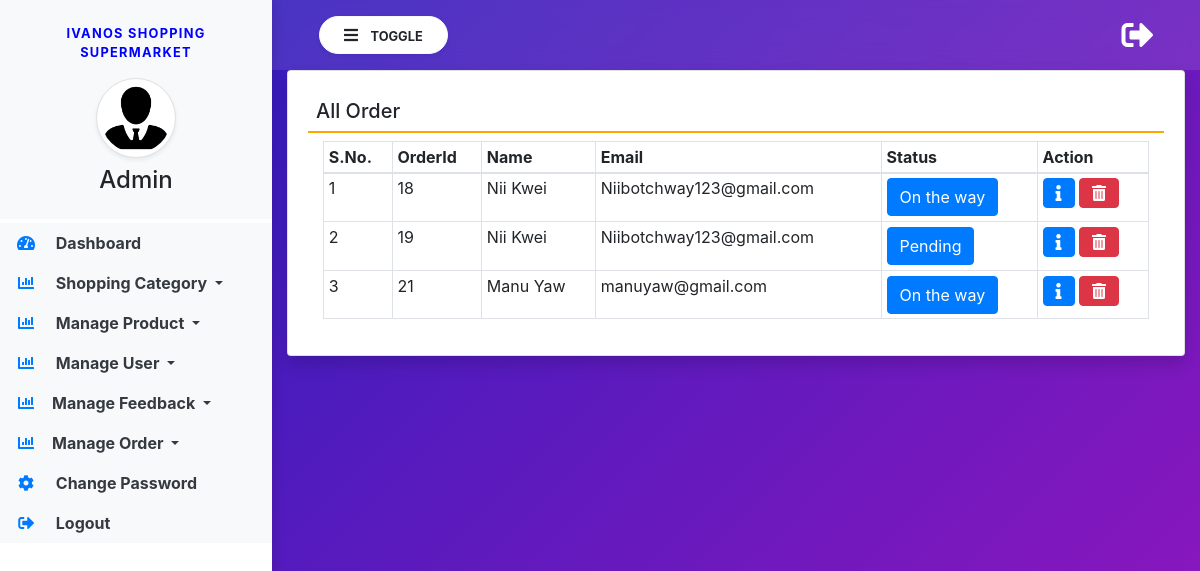
Page /manage-order/ on the earlier database version.
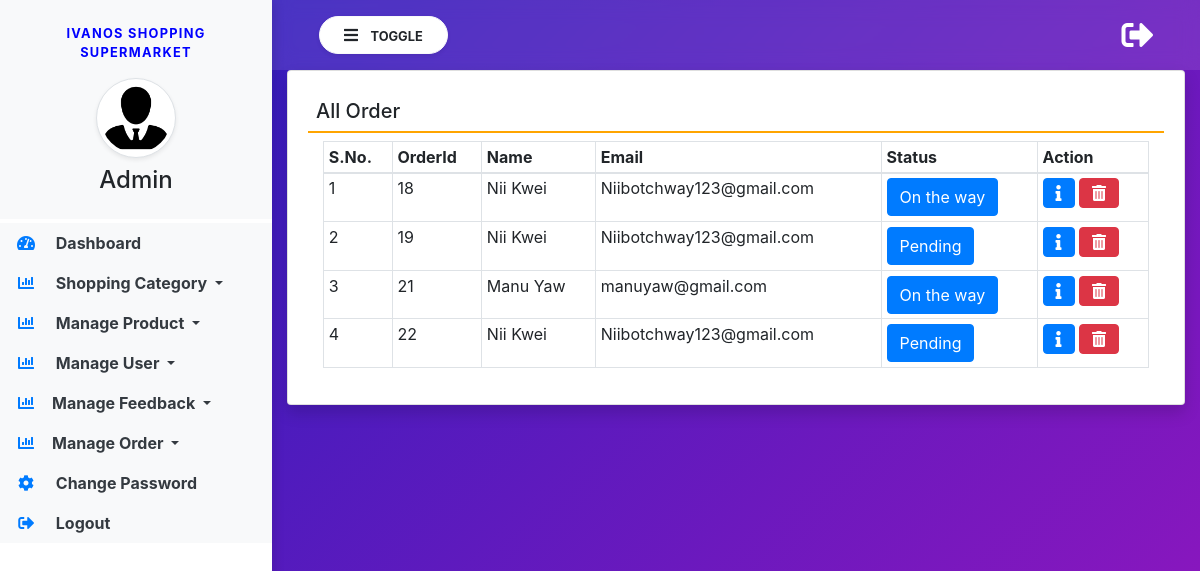
Same page on the later database version.
### groceryapp/models.py (models this page shows, shortened)
class Booking(models.Model):
    user = models.ForeignKey(User, on_delete=models.CASCADE, null=True, blank=True)
    product = models.TextField(default={'objects': []}, null=True, blank=True)
    total = models.CharField(max_length=100, null=True, blank=True)
    status = models.IntegerField(choices=ORDERSTATUS, default=1)
    created = models.DateTimeField(auto_now_add=True)
    updated = models.DateTimeField(auto_now=True)

### groceryapp/views.py (the view)
# urls.py: path('manage-order/', manage_order, name="manage_order"),
def manage_order(request):
    action = request.GET.get('action', 0)
    order = Booking.objects.filter(status=int(action))
    order_status = ORDERSTATUS[int(action)-1][1]
    if int(action) == 0:
        order = Booking.objects.filter()
        order_status = 'All'
    return render(request, 'manage_order.html', locals())

### groceryapp/templatetags/custom_tags.py (called while the page is built)
@register.filter()
def applydiscount(pid):
    try:
        data = Product.objects.get(id=pid)
        price_str = str(data.price).replace('$', '').replace('Ghc.', '').replace('Rs.', '').replace('€', '').strip()
        discount_str = str(data.discount).replace('%', '').strip()
        price = float(price_str)
        discount = float(discount_str)
        discounted_price = price * (100 - discount) / 100
        return round(discounted_price, 2)
    except (Product.DoesNotExist, ValueError, TypeError):
        return 0

@register.filter()
def get_product(productli):
    try:
        productli = productli.replace("'", '"')
        myli = json.loads(str(productli))['objects'][0]
        pro_li = [int(i) for i in myli.keys()]
        product = Product.objects.filter(id__in=pro_li)
        return product
    except (json.JSONDecodeError, KeyError, ValueError, TypeError):
        return None

### groceryapp/templates/manage_order.html (shortened to what this page needs)
{% extends 'admin_base.html' %}
{% block main %}
{% load custom_tags %}
{% load static %}
<div class="card shadow">
    <div class="card-body">
        <h5 class="p-2" style="border-bottom: 2px solid orange;">{{order_status}} Order</h5>
        <div class="container-fluid">
            <table class="table table-bordered table-sm" id="example">
                <thead>
                <tr>
                    <th>S.No.</th>
                    <th>OrderId</th>
                    <th>Name</th>
                    <th>Email</th>
                    <th>Status</th>
                    <th>Action</th>
                </tr>
                </thead>
                <tbody>
                {% for i in order %}
                <tr>
                    <td>{{forloop.counter}}</td>
                    <td>{{i.id}}</td>
                    <td>{{i.user.first_name}} {{i.user.last_name}}</td>
                    <td>{{i.user.username}}</td>
                    <td>
                        <a href="/admin-order-track/{{i.id}}/" class="btn btn-primary" title="Track Status">{{i.get_status_display}}</a>
                    </td>
                    <td>
                        <button type="button" class="btn btn-primary" data-toggle="modal" data-target="#exampleModal-{{forloop.counter}}">
                          <i class="fas fa-info"></i>
                        </button>
                        <a href="/delete-order/{{i.id}}/?action={{request.GET.action}}" class="btn btn-danger"
                           onclick="return confirm('Are You Sure?')">
                            <i class="fas fa-trash-alt"></i>
                        </a>
                    </td>
                </tr>
                {% endfor %}
                </tbody>
            </table>
        </div>
    </div>
</div>
{% endblock %}

Differences in the rows shown:
added Booking: id "22", user.first_name "Nii", user.last_name "Kwei", user.username "Niibotchway123@gmail.com", status "Pending"
